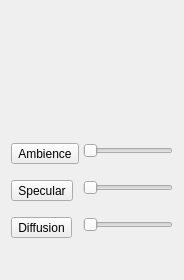
<?xml version="1.0" encoding="UTF-8"?>
<ui version="4.0">
 <class>material</class>
 <widget class="QWidget" name="material">
  <property name="windowModality">
   <enum>Qt::ApplicationModal</enum>
  </property>
  <property name="geometry">
   <rect>
    <x>0</x>
    <y>0</y>
    <width>184</width>
    <height>280</height>
   </rect>
  </property>
  <property name="windowTitle">
   <string>Materials</string>
  </property>
  <layout class="QGridLayout" name="gridLayout">
   <item row="1" column="0">
    <layout class="QFormLayout" name="formLayout">
     <property name="fieldGrowthPolicy">
      <enum>QFormLayout::AllNonFixedFieldsGrow</enum>
     </property>
     <property name="horizontalSpacing">
      <number>4</number>
     </property>
     <property name="verticalSpacing">
      <number>16</number>
     </property>
     <item row="0" column="0">
      <widget class="QToolButton" name="toolButton">
       <property name="text">
        <string>Ambience</string>
       </property>
      </widget>
     </item>
     <item row="0" column="1">
      <widget class="QSlider" name="horizontalSlider">
       <property name="maximum">
        <number>100</number>
       </property>
       <property name="singleStep">
        <number>1</number>
       </property>
       <property name="orientation">
        <enum>Qt::Horizontal</enum>
       </property>
      </widget>
     </item>
     <item row="1" column="0">
      <widget class="QToolButton" name="toolButton_2">
       <property name="text">
        <string>Specular</string>
       </property>
      </widget>
     </item>
     <item row="1" column="1">
      <widget class="QSlider" name="horizontalSlider_2">
       <property name="minimum">
        <number>1</number>
       </property>
       <property name="maximum">
        <number>80</number>
       </property>
       <property name="orientation">
        <enum>Qt::Horizontal</enum>
       </property>
      </widget>
     </item>
     <item row="2" column="1">
      <widget class="QSlider" name="horizontalSlider_3">
       <property name="minimum">
        <number>1</number>
       </property>
       <property name="maximum">
        <number>100</number>
       </property>
       <property name="orientation">
        <enum>Qt::Horizontal</enum>
       </property>
      </widget>
     </item>
     <item row="2" column="0">
      <widget class="QToolButton" name="toolButton_3">
       <property name="text">
        <string>Diffusion</string>
       </property>
      </widget>
     </item>
    </layout>
   </item>
   <item row="0" column="0">
    <widget class="QWidget" name="widget" native="true"/>
   </item>
  </layout>
 </widget>
 <resources/>
 <connections/>
</ui>
